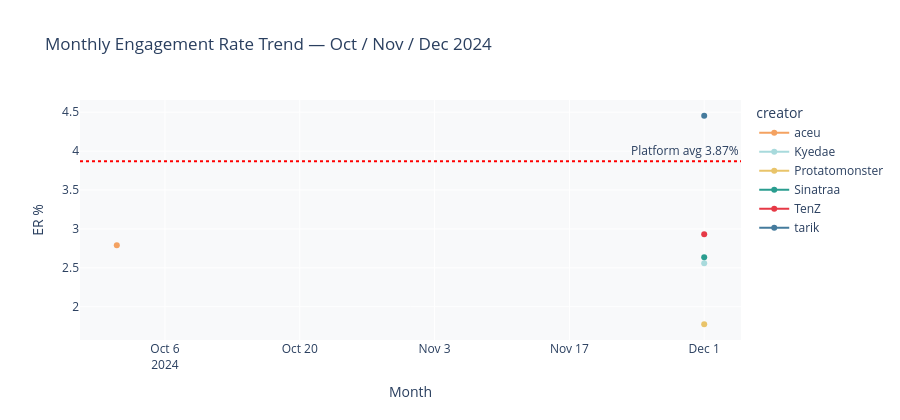

This figure's notebook cell:
### Markdown cell above
---
## 4. Monthly Trend — Oct / Nov / Dec 2024

### Code cell
# ER trend month over month
monthly_er = q4.groupby(["month","creator"])["engagement_rate_pct"].mean().reset_index()

fig = px.line(
    monthly_er, x="month", y="engagement_rate_pct",
    color="creator", markers=True,
    color_discrete_map=CREATOR_COLORS,
    title="Monthly Engagement Rate Trend — Oct / Nov / Dec 2024",
    labels={"engagement_rate_pct":"ER %","month":"Month"},
    height=420,
)
fig.add_hline(y=PLATFORM_AVG_ER, line_dash="dot", line_color="red",
              annotation_text="Platform avg 3.87%")
fig.update_layout(plot_bgcolor="#f8f9fa", paper_bgcolor="#ffffff")
fig.show()

### Figure 1 — Plotly figure (JSON) as saved in the notebook; plotly's stock layout.template omitted (floating-point values rounded to 4 significant figures)
{"data": [{"hovertemplate": "creator=aceu<br>Month=%{x}<br>ER %=%{y}<extra></extra>", "legendgroup": "aceu", "line": {"color": "#F4A261", "dash": "solid"}, "marker": {"symbol": "circle"}, "mode": "lines+markers", "name": "aceu", "orientation": "v", "showlegend": true, "type": "scatter", "x": ["2024-10"], "xaxis": "x", "y": [2.79], "yaxis": "y"}, {"hovertemplate": "creator=Kyedae<br>Month=%{x}<br>ER %=%{y}<extra></extra>", "legendgroup": "Kyedae", "line": {"color": "#A8DADC", "dash": "solid"}, "marker": {"symbol": "circle"}, "mode": "lines+markers", "name": "Kyedae", "orientation": "v", "showlegend": true, "type": "scatter", "x": ["2024-12"], "xaxis": "x", "y": [2.559], "yaxis": "y"}, {"hovertemplate": "creator=Protatomonster<br>Month=%{x}<br>ER %=%{y}<extra></extra>", "legendgroup": "Protatomonster", "line": {"color": "#E9C46A", "dash": "solid"}, "marker": {"symbol": "circle"}, "mode": "lines+markers", "name": "Protatomonster", "orientation": "v", "showlegend": true, "type": "scatter", "x": ["2024-12"], "xaxis": "x", "y": [1.774], "yaxis": "y"}, {"hovertemplate": "creator=Sinatraa<br>Month=%{x}<br>ER %=%{y}<extra></extra>", "legendgroup": "Sinatraa", "line": {"color": "#2A9D8F", "dash": "solid"}, "marker": {"symbol": "circle"}, "mode": "lines+markers", "name": "Sinatraa", "orientation": "v", "showlegend": true, "type": "scatter", "x": ["2024-12"], "xaxis": "x", "y": [2.634], "yaxis": "y"}, {"hovertemplate": "creator=TenZ<br>Month=%{x}<br>ER %=%{y}<extra></extra>", "legendgroup": "TenZ", "line": {"color": "#E63946", "dash": "solid"}, "marker": {"symbol": "circle"}, "mode": "lines+markers", "name": "TenZ", "orientation": "v", "showlegend": true, "type": "scatter", "x": ["2024-12"], "xaxis": "x", "y": [2.931], "yaxis": "y"}, {"hovertemplate": "creator=tarik<br>Month=%{x}<br>ER %=%{y}<extra></extra>", "legendgroup": "tarik", "line": {"color": "#457B9D", "dash": "solid"}, "marker": {"symbol": "circle"}, "mode": "lines+markers", "name": "tarik", "orientation": "v", "showlegend": true, "type": "scatter", "x": ["2024-12"], "xaxis": "x", "y": [4.455], "yaxis": "y"}], "layout": {"annotations": [{"showarrow": false, "text": "Platform avg 3.87%", "x": 1, "xanchor": "right", "xref": "x domain", "y": 3.87, "yanchor": "bottom", "yref": "y"}], "height": 420, "legend": {"title": {"text": "creator"}, "tracegroupgap": 0}, "paper_bgcolor": "#ffffff", "plot_bgcolor": "#f8f9fa", "shapes": [{"line": {"color": "red", "dash": "dot"}, "type": "line", "x0": 0, "x1": 1, "xref": "x domain", "y0": 3.87, "y1": 3.87, "yref": "y"}], "title": {"text": "Monthly Engagement Rate Trend — Oct / Nov / Dec 2024"}, "xaxis": {"anchor": "y", "domain": [0, 1], "title": {"text": "Month"}}, "yaxis": {"anchor": "x", "domain": [0, 1], "title": {"text": "ER %"}}}}
